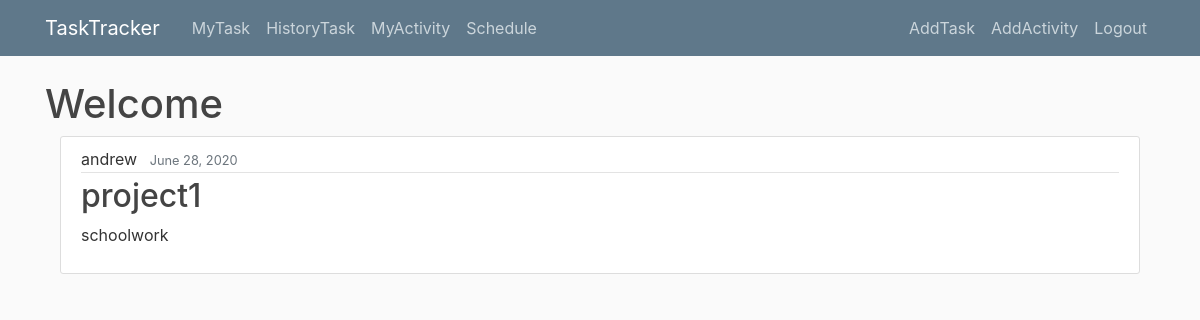
The app's page / (signed in), older data.
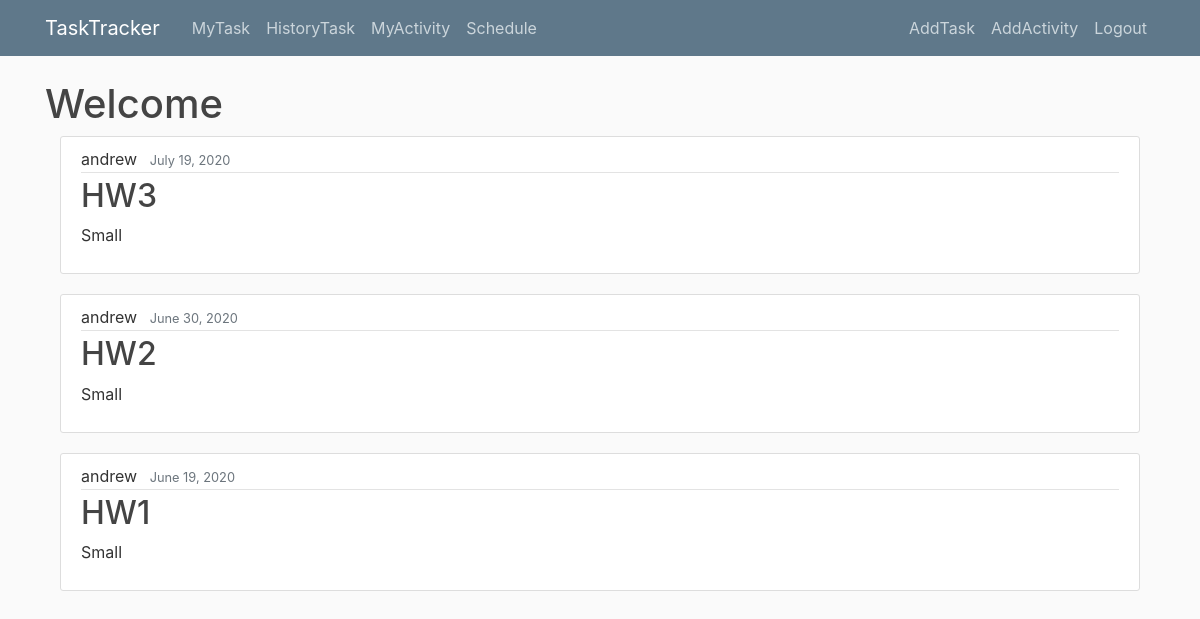
The same page, newer data.
### main/models.py (models this page shows, shortened)
class Task(models.Model):
    MY_CHOICES = (
        ('Small', 'Small'),
        ('Middle', 'Middle'),
        ('Large', 'Large'),
    )
    STATUS_CHOICES = (
    ('OnProgress', 'OnProgress'),
    ('Done', 'Done'),
)
    taskname= models.CharField(max_length=100)
    tasktype= models.CharField(max_length=10,choices=MY_CHOICES)
    duedate= models.DateField(default=timezone.now)
    spenttime= models.PositiveIntegerField(default=1)
    status= models.CharField(max_length=20,choices=STATUS_CHOICES,default="OnProgress")
    taskuser =models.ForeignKey(User, on_delete=models.CASCADE)
    objects = models.Manager()

### main/views.py (the view)
# urls.py: path('', TaskListView.as_view(),name='main-home'),
class TaskListView(ListView):
    model = Task
    template_name='main/home.html'
    context_object_name = 'tasks'
    ordering =['-duedate']

### main/templates/main/home.html (shortened to what this page needs)
{% extends "main/base.html" %}
{% block content %}
<h1>Welcome</h1>
<main role="main" class="container">
{% for task in tasks %}
{% if task.taskuser == user%}
<article class="media content-section">
  <div class="media-body">
    <div class="article-metadata">
      <a class="mr-2">{{ task.taskuser }}</a>
      <small class="text-muted">{{ task.duedate|date:"F d, Y" }}</small>
    </div>
    <h2><a class="article-title" href="{% url 'task-detail' task.id %}">{{ task.taskname }}</a></h2>
    <p class="article-content">{{ task.tasktype }}</p>
  </div>
</article>
{% endif %}
{% endfor %}
{% endblock content %}

Row changes from the older to the newer data that the page shows:
removed Task: taskuser "andrew", duedate "June 28, 2020", taskname "project1", tasktype "schoolwork"
added Task: taskuser "andrew", duedate "July 19, 2020", taskname "HW3", tasktype "Small"
added Task: taskuser "andrew", duedate "June 30, 2020", taskname "HW2", tasktype "Small"
added Task: taskuser "andrew", duedate "June 19, 2020", taskname "HW1", tasktype "Small"
